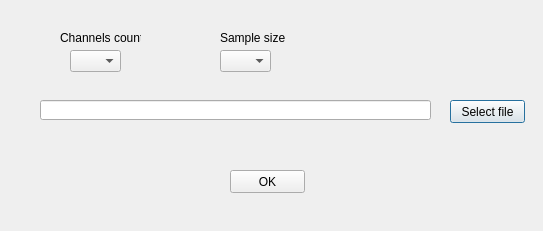
<?xml version="1.0" encoding="UTF-8"?>
<ui version="4.0">
 <class>ReadDataFileDialog</class>
 <widget class="QDialog" name="ReadDataFileDialog">
  <property name="windowModality">
   <enum>Qt::NonModal</enum>
  </property>
  <property name="geometry">
   <rect>
    <x>0</x>
    <y>0</y>
    <width>543</width>
    <height>231</height>
   </rect>
  </property>
  <property name="windowTitle">
   <string>Select data file</string>
  </property>
  <property name="modal">
   <bool>false</bool>
  </property>
  <widget class="QLineEdit" name="lineEdit_FilePath">
   <property name="geometry">
    <rect>
     <x>40</x>
     <y>100</y>
     <width>391</width>
     <height>20</height>
    </rect>
   </property>
   <property name="readOnly">
    <bool>true</bool>
   </property>
  </widget>
  <widget class="QPushButton" name="pushButton_SelFile">
   <property name="geometry">
    <rect>
     <x>450</x>
     <y>100</y>
     <width>75</width>
     <height>23</height>
    </rect>
   </property>
   <property name="text">
    <string>Select file</string>
   </property>
  </widget>
  <widget class="QComboBox" name="comboBox_NbChans">
   <property name="geometry">
    <rect>
     <x>70</x>
     <y>50</y>
     <width>51</width>
     <height>22</height>
    </rect>
   </property>
   <property name="currentIndex">
    <number>-1</number>
   </property>
   <property name="maxVisibleItems">
    <number>4</number>
   </property>
  </widget>
  <widget class="QComboBox" name="comboBox_SampSize">
   <property name="geometry">
    <rect>
     <x>220</x>
     <y>50</y>
     <width>51</width>
     <height>22</height>
    </rect>
   </property>
   <property name="currentIndex">
    <number>-1</number>
   </property>
   <property name="maxVisibleItems">
    <number>2</number>
   </property>
  </widget>
  <widget class="QPushButton" name="pushButton_Ok">
   <property name="geometry">
    <rect>
     <x>230</x>
     <y>170</y>
     <width>75</width>
     <height>23</height>
    </rect>
   </property>
   <property name="text">
    <string>OK</string>
   </property>
  </widget>
  <widget class="QLabel" name="label_ChanCount">
   <property name="geometry">
    <rect>
     <x>60</x>
     <y>30</y>
     <width>81</width>
     <height>16</height>
    </rect>
   </property>
   <property name="text">
    <string>Channels count</string>
   </property>
  </widget>
  <widget class="QLabel" name="label_SampSize">
   <property name="geometry">
    <rect>
     <x>220</x>
     <y>30</y>
     <width>81</width>
     <height>16</height>
    </rect>
   </property>
   <property name="text">
    <string>Sample size</string>
   </property>
  </widget>
 </widget>
 <resources/>
 <connections>
  <connection>
   <sender>pushButton_Ok</sender>
   <signal>clicked()</signal>
   <receiver>ReadDataFileDialog</receiver>
   <slot>s_Close()</slot>
   <hints>
    <hint type="sourcelabel">
     <x>-1</x>
     <y>-1</y>
    </hint>
    <hint type="destinationlabel">
     <x>799</x>
     <y>399</y>
    </hint>
   </hints>
  </connection>
  <connection>
   <sender>pushButton_SelFile</sender>
   <signal>clicked()</signal>
   <receiver>ReadDataFileDialog</receiver>
   <slot>s_SelFile()</slot>
   <hints>
    <hint type="sourcelabel">
     <x>-1</x>
     <y>-1</y>
    </hint>
    <hint type="destinationlabel">
     <x>799</x>
     <y>399</y>
    </hint>
   </hints>
  </connection>
 </connections>
 <slots>
  <slot>s_SelFile()</slot>
  <slot>s_Close()</slot>
 </slots>
</ui>
